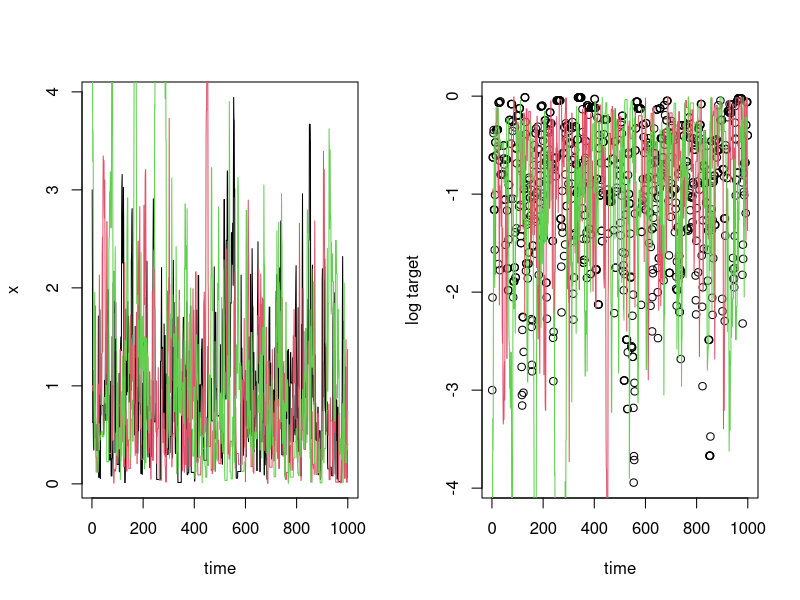
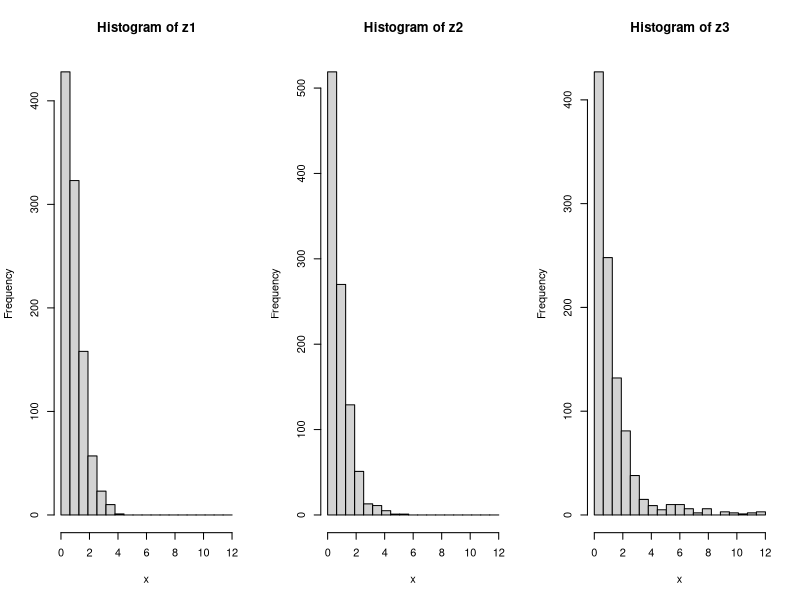
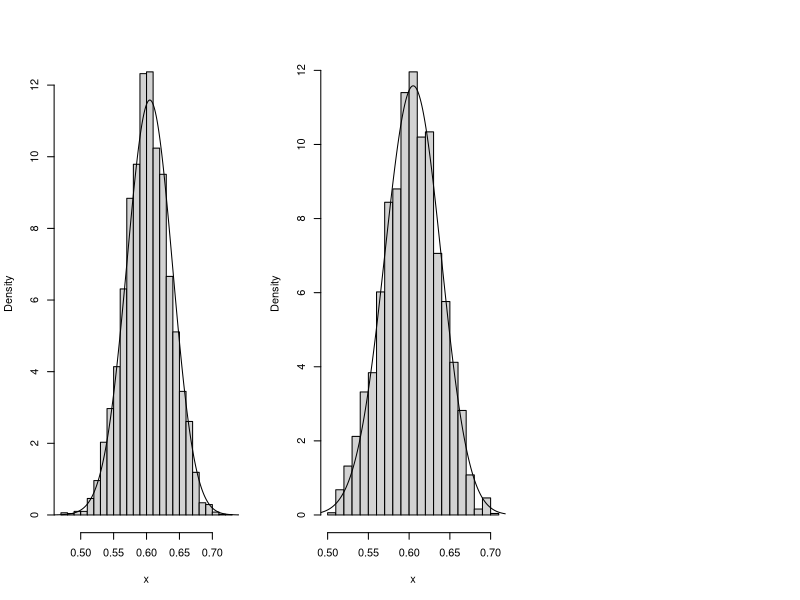

These figures' R source, in order:
## ---- chunk 1
knitr::opts_chunk$set(comment = "#",collapse = TRUE,fig.align = "center")
## ---- chunk 2
log_exp_target <- function (x)
  dexp(x,rate = 1,log = TRUE)
## ---- chunk 3
easyMCMC <- function (log_target, niter, startval, proposalsd) {
  x <- rep(0,niter)
  x[1] <- startval
  for (i in 2:niter) {
    currentx <- x[i-1]
    proposedx <- rnorm(1,currentx,proposalsd) 
    A <- exp(log_target(proposedx) - log_target(currentx))
	u <- runif(1)
    if(u < A)
      x[i] <- proposedx
    else
      x[i] <- currentx
  }
  return(x)
}
## ---- chunk 4
par(mfrow = c(1,2))
z1 <- easyMCMC(log_exp_target,1000,3,1)
z2 <- easyMCMC(log_exp_target,1000,1,1)
z3 <- easyMCMC(log_exp_target,1000,5,1)
plot(z1,type = "l",xlab = "time",ylab = "x")
lines(z2,col = 2)
lines(z3,col = 3)
plot(log_exp_target(z1),xlab = "time",ylab = "log target")
lines(log_exp_target(z2),col = 2)
lines(log_exp_target(z3),col = 3)
## ---- chunk 5
par(mfrow = c(1,3))
maxz <- max(c(z1,z2,z3))
hist(z1,breaks = seq(0,maxz,length.out = 20),xlab = "x")
hist(z2,breaks = seq(0,maxz,length.out = 20),xlab = "x")
hist(z3,breaks = seq(0,maxz,length.out = 20),xlab = "x")
## ---- chunk 6
log_target_bimodal <- function (x)
  log(0.8*dnorm(x,-4,1) + 0.2*dnorm(x,4,1))
## ---- chunk 7
log_prior <- function (p) {
  if((p < 0) || (p > 1))
    return(-Inf)
  else
    return(0)
}
## ---- chunk 8
log_likelihood_hwe <- function (p, nAA, nAa, naa)
  return(2*nAA*log(p) +
         nAa*log(2*p*(1-p)) +
		 2*naa*log(1-p))
## ---- chunk 9
psampler <- function (nAA, nAa, naa, niter, pstartval, pproposalsd) {
  p <- rep(0,niter)
  p[1] <- pstartval
  for (i in 2:niter) {
    currentp <- p[i-1]
    newp <- currentp + rnorm(1,0,pproposalsd)
    A <- exp(log_prior(newp)
	         - log_prior(currentp)
	         + log_likelihood_hwe(newp,nAA,nAa,naa)
			 - log_likelihood_hwe(currentp,nAA,nAa,naa))
    if (runif(1) < A)
      p[i] <- newp
    else
      p[i] <- currentp
  }
  return(p)
}
## ---- chunk 10
z <- psampler(50,21,29,10000,0.5,0.01)
## ---- chunk 11
x <- seq(0,1,length.out = 1000)
hist(z,breaks = 32,probability = TRUE,xlab = "x",main = "")
lines(x,dbeta(x,122,80))
## ---- chunk 12
hist(z[5001:10000],breaks = 16,probability = TRUE,xlab = "x",main = "")
lines(x,dbeta(x,122,80))
## ---- chunk 13
log_likelihood_inbreeding <- function (...) {
  # ...
}
## ---- chunk 14
fpsampler <- function (nAA, nAa, naa, niter, fstartval, pstartval,
                       fproposalsd, pproposalsd) {
  f <- rep(0,niter)
  p <- rep(0,niter)
  f[1] <- fstartval
  p[1] <- pstartval
  for (i in 2:niter) {
    currentf <- f[i-1]
    currentp <- p[i-1]
    # newf <- currentf + ...
    # newp <- currentp + ...
    # ...
  }
  return(list(f = f,p = p))
}
